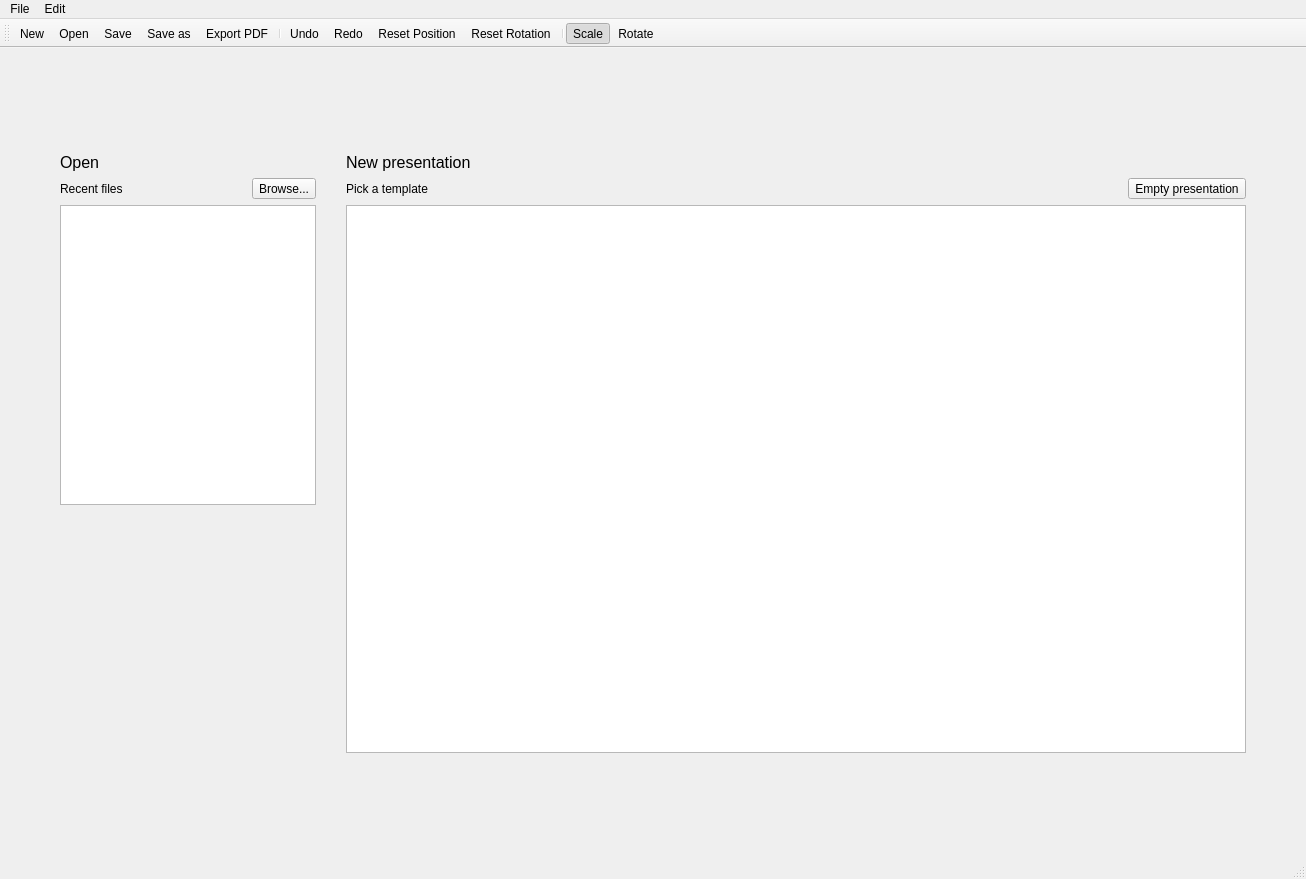
<?xml version="1.0" encoding="UTF-8"?>
<ui version="4.0">
 <class>MainWindow</class>
 <widget class="QMainWindow" name="MainWindow">
  <property name="geometry">
   <rect>
    <x>0</x>
    <y>0</y>
    <width>1306</width>
    <height>879</height>
   </rect>
  </property>
  <property name="windowTitle">
   <string>MainWindow</string>
  </property>
  <widget class="QWidget" name="centralwidget">
   <layout class="QHBoxLayout" name="horizontalLayout">
    <item>
     <widget class="QStackedWidget" name="mainWidget">
      <property name="currentIndex">
       <number>1</number>
      </property>
      <widget class="QWidget" name="page">
       <layout class="QHBoxLayout" name="horizontalLayout_3">
        <item>
         <widget class="QSplitter" name="splitter">
          <property name="orientation">
           <enum>Qt::Horizontal</enum>
          </property>
          <widget class="QWidget" name="layoutWidget">
           <layout class="QHBoxLayout" name="editor"/>
          </widget>
          <widget class="QWidget" name="layoutWidget">
           <layout class="QVBoxLayout" name="paint">
            <property name="topMargin">
             <number>1</number>
            </property>
            <item>
             <widget class="SlideWidget" name="slideWidget" native="true">
              <property name="sizePolicy">
               <sizepolicy hsizetype="MinimumExpanding" vsizetype="MinimumExpanding">
                <horstretch>0</horstretch>
                <verstretch>0</verstretch>
               </sizepolicy>
              </property>
              <property name="minimumSize">
               <size>
                <width>0</width>
                <height>200</height>
               </size>
              </property>
              <property name="focusPolicy">
               <enum>Qt::StrongFocus</enum>
              </property>
             </widget>
            </item>
            <item>
             <spacer name="verticalSpacer">
              <property name="orientation">
               <enum>Qt::Vertical</enum>
              </property>
              <property name="sizeType">
               <enum>QSizePolicy::Preferred</enum>
              </property>
              <property name="sizeHint" stdset="0">
               <size>
                <width>20</width>
                <height>40</height>
               </size>
              </property>
             </spacer>
            </item>
            <item>
             <widget class="QListView" name="pagePreview">
              <property name="sizePolicy">
               <sizepolicy hsizetype="Expanding" vsizetype="Fixed">
                <horstretch>0</horstretch>
                <verstretch>0</verstretch>
               </sizepolicy>
              </property>
              <property name="minimumSize">
               <size>
                <width>0</width>
                <height>180</height>
               </size>
              </property>
              <property name="isWrapping" stdset="0">
               <bool>false</bool>
              </property>
              <property name="spacing">
               <number>0</number>
              </property>
              <property name="gridSize">
               <size>
                <width>213</width>
                <height>150</height>
               </size>
              </property>
              <property name="viewMode">
               <enum>QListView::IconMode</enum>
              </property>
             </widget>
            </item>
           </layout>
          </widget>
         </widget>
        </item>
       </layout>
      </widget>
      <widget class="QWidget" name="page_2">
       <layout class="QGridLayout" name="gridLayout">
        <item row="1" column="1" rowspan="2">
         <layout class="QHBoxLayout" name="horizontalLayout_7">
          <property name="spacing">
           <number>30</number>
          </property>
          <item>
           <layout class="QVBoxLayout" name="verticalLayout">
            <property name="spacing">
             <number>6</number>
            </property>
            <item>
             <widget class="QLabel" name="label_5">
              <property name="font">
               <font>
                <pointsize>12</pointsize>
               </font>
              </property>
              <property name="text">
               <string>Open</string>
              </property>
             </widget>
            </item>
            <item>
             <layout class="QHBoxLayout" name="horizontalLayout_2">
              <item>
               <widget class="QLabel" name="label_6">
                <property name="text">
                 <string>Recent files</string>
                </property>
               </widget>
              </item>
              <item>
               <widget class="QToolButton" name="toolButtonOpen">
                <property name="text">
                 <string>Browse...</string>
                </property>
                <property name="icon">
                 <iconset theme="document-open">
                  <normaloff>.</normaloff>.</iconset>
                </property>
                <property name="toolButtonStyle">
                 <enum>Qt::ToolButtonTextBesideIcon</enum>
                </property>
               </widget>
              </item>
             </layout>
            </item>
            <item>
             <widget class="QListWidget" name="openRecent_listWidget">
              <property name="sizePolicy">
               <sizepolicy hsizetype="Fixed" vsizetype="Fixed">
                <horstretch>0</horstretch>
                <verstretch>0</verstretch>
               </sizepolicy>
              </property>
              <property name="minimumSize">
               <size>
                <width>250</width>
                <height>300</height>
               </size>
              </property>
              <property name="cursor" stdset="0">
               <cursorShape>PointingHandCursor</cursorShape>
              </property>
             </widget>
            </item>
            <item>
             <spacer name="verticalSpacer_6">
              <property name="orientation">
               <enum>Qt::Vertical</enum>
              </property>
              <property name="sizeHint" stdset="0">
               <size>
                <width>20</width>
                <height>40</height>
               </size>
              </property>
             </spacer>
            </item>
           </layout>
          </item>
          <item>
           <layout class="QVBoxLayout" name="verticalLayout_2">
            <property name="spacing">
             <number>3</number>
            </property>
            <item>
             <widget class="QWidget" name="widget" native="true">
              <property name="minimumSize">
               <size>
                <width>0</width>
                <height>600</height>
               </size>
              </property>
              <property name="maximumSize">
               <size>
                <width>900</width>
                <height>600</height>
               </size>
              </property>
              <layout class="QVBoxLayout" name="verticalLayout_3">
               <property name="spacing">
                <number>6</number>
               </property>
               <property name="leftMargin">
                <number>0</number>
               </property>
               <property name="topMargin">
                <number>0</number>
               </property>
               <property name="rightMargin">
                <number>0</number>
               </property>
               <property name="bottomMargin">
                <number>0</number>
               </property>
               <item>
                <widget class="QLabel" name="label">
                 <property name="font">
                  <font>
                   <pointsize>12</pointsize>
                  </font>
                 </property>
                 <property name="text">
                  <string>New presentation</string>
                 </property>
                </widget>
               </item>
               <item>
                <layout class="QHBoxLayout" name="horizontalLayout_8" stretch="0,1,0">
                 <item>
                  <widget class="QLabel" name="label_7">
                   <property name="text">
                    <string>Pick a template</string>
                   </property>
                  </widget>
                 </item>
                 <item>
                  <spacer name="horizontalSpacer_2">
                   <property name="orientation">
                    <enum>Qt::Horizontal</enum>
                   </property>
                   <property name="sizeType">
                    <enum>QSizePolicy::Preferred</enum>
                   </property>
                   <property name="sizeHint" stdset="0">
                    <size>
                     <width>40</width>
                     <height>20</height>
                    </size>
                   </property>
                  </spacer>
                 </item>
                 <item>
                  <widget class="QToolButton" name="emptPresentationButton">
                   <property name="text">
                    <string>Empty presentation</string>
                   </property>
                   <property name="icon">
                    <iconset theme="document-new">
                     <normaloff>.</normaloff>.</iconset>
                   </property>
                   <property name="toolButtonStyle">
                    <enum>Qt::ToolButtonTextBesideIcon</enum>
                   </property>
                  </widget>
                 </item>
                </layout>
               </item>
               <item>
                <widget class="QListView" name="templateList">
                 <property name="sizePolicy">
                  <sizepolicy hsizetype="Expanding" vsizetype="Expanding">
                   <horstretch>0</horstretch>
                   <verstretch>0</verstretch>
                  </sizepolicy>
                 </property>
                 <property name="cursor" stdset="0">
                  <cursorShape>PointingHandCursor</cursorShape>
                 </property>
                </widget>
               </item>
              </layout>
             </widget>
            </item>
           </layout>
          </item>
         </layout>
        </item>
        <item row="2" column="2">
         <spacer name="horizontalSpacer_4">
          <property name="orientation">
           <enum>Qt::Horizontal</enum>
          </property>
          <property name="sizeType">
           <enum>QSizePolicy::Maximum</enum>
          </property>
          <property name="sizeHint" stdset="0">
           <size>
            <width>40</width>
            <height>20</height>
           </size>
          </property>
         </spacer>
        </item>
        <item row="0" column="1">
         <spacer name="verticalSpacer_3">
          <property name="orientation">
           <enum>Qt::Vertical</enum>
          </property>
          <property name="sizeType">
           <enum>QSizePolicy::MinimumExpanding</enum>
          </property>
          <property name="sizeHint" stdset="0">
           <size>
            <width>20</width>
            <height>47</height>
           </size>
          </property>
         </spacer>
        </item>
        <item row="3" column="1">
         <spacer name="verticalSpacer_4">
          <property name="orientation">
           <enum>Qt::Vertical</enum>
          </property>
          <property name="sizeType">
           <enum>QSizePolicy::MinimumExpanding</enum>
          </property>
          <property name="sizeHint" stdset="0">
           <size>
            <width>20</width>
            <height>47</height>
           </size>
          </property>
         </spacer>
        </item>
        <item row="1" column="0">
         <spacer name="horizontalSpacer_3">
          <property name="orientation">
           <enum>Qt::Horizontal</enum>
          </property>
          <property name="sizeType">
           <enum>QSizePolicy::Maximum</enum>
          </property>
          <property name="sizeHint" stdset="0">
           <size>
            <width>40</width>
            <height>20</height>
           </size>
          </property>
         </spacer>
        </item>
       </layout>
      </widget>
      <widget class="QWidget" name="create_project">
       <layout class="QGridLayout" name="gridLayout_2">
        <item row="0" column="1">
         <spacer name="verticalSpacer_5">
          <property name="orientation">
           <enum>Qt::Vertical</enum>
          </property>
          <property name="sizeHint" stdset="0">
           <size>
            <width>20</width>
            <height>232</height>
           </size>
          </property>
         </spacer>
        </item>
        <item row="1" column="0">
         <spacer name="horizontalSpacer_6">
          <property name="orientation">
           <enum>Qt::Horizontal</enum>
          </property>
          <property name="sizeHint" stdset="0">
           <size>
            <width>382</width>
            <height>20</height>
           </size>
          </property>
         </spacer>
        </item>
        <item row="1" column="1" rowspan="2" colspan="3">
         <widget class="QWidget" name="widget_2" native="true">
          <property name="minimumSize">
           <size>
            <width>500</width>
            <height>2</height>
           </size>
          </property>
          <property name="maximumSize">
           <size>
            <width>500</width>
            <height>16777215</height>
           </size>
          </property>
          <layout class="QVBoxLayout" name="verticalLayout_7">
           <property name="spacing">
            <number>30</number>
           </property>
           <item>
            <widget class="QLabel" name="create_project_label">
             <property name="font">
              <font>
               <pointsize>12</pointsize>
              </font>
             </property>
             <property name="text">
              <string>Create Presentation</string>
             </property>
            </widget>
           </item>
           <item>
            <layout class="QFormLayout" name="formLayout">
             <property name="horizontalSpacing">
              <number>20</number>
             </property>
             <property name="verticalSpacing">
              <number>20</number>
             </property>
             <item row="0" column="0">
              <widget class="QLabel" name="label_8">
               <property name="text">
                <string>Base directory</string>
               </property>
              </widget>
             </item>
             <item row="0" column="1">
              <layout class="QHBoxLayout" name="horizontalLayout_6">
               <item>
                <widget class="QLineEdit" name="label_folder"/>
               </item>
               <item>
                <widget class="QPushButton" name="change_directory_button">
                 <property name="text">
                  <string/>
                 </property>
                 <property name="icon">
                  <iconset resource="../files.qrc">
                   <normaloff>:/icons/document-open.svg</normaloff>:/icons/document-open.svg</iconset>
                 </property>
                </widget>
               </item>
              </layout>
             </item>
             <item row="1" column="0">
              <widget class="QLabel" name="label_3">
               <property name="text">
                <string>Project name</string>
               </property>
              </widget>
             </item>
             <item row="1" column="1">
              <widget class="QLineEdit" name="project_name_lineEdit">
               <property name="placeholderText">
                <string>e.g. MyPresentation</string>
               </property>
              </widget>
             </item>
            </layout>
           </item>
           <item>
            <layout class="QHBoxLayout" name="horizontalLayout_9">
             <item>
              <widget class="QPushButton" name="back_button">
               <property name="text">
                <string>Back</string>
               </property>
               <property name="icon">
                <iconset theme="go-previous">
                 <normaloff>.</normaloff>.</iconset>
               </property>
              </widget>
             </item>
             <item>
              <spacer name="horizontalSpacer">
               <property name="orientation">
                <enum>Qt::Horizontal</enum>
               </property>
               <property name="sizeHint" stdset="0">
                <size>
                 <width>40</width>
                 <height>20</height>
                </size>
               </property>
              </spacer>
             </item>
             <item>
              <widget class="QPushButton" name="create_project_button">
               <property name="text">
                <string>Create</string>
               </property>
              </widget>
             </item>
            </layout>
           </item>
          </layout>
         </widget>
        </item>
        <item row="1" column="4">
         <spacer name="horizontalSpacer_5">
          <property name="orientation">
           <enum>Qt::Horizontal</enum>
          </property>
          <property name="sizeHint" stdset="0">
           <size>
            <width>382</width>
            <height>20</height>
           </size>
          </property>
         </spacer>
        </item>
        <item row="3" column="2">
         <spacer name="verticalSpacer_7">
          <property name="orientation">
           <enum>Qt::Vertical</enum>
          </property>
          <property name="sizeHint" stdset="0">
           <size>
            <width>20</width>
            <height>231</height>
           </size>
          </property>
         </spacer>
        </item>
       </layout>
      </widget>
      <widget class="QWidget" name="page_3">
       <widget class="QStackedWidget" name="mainWidget_2">
        <property name="geometry">
         <rect>
          <x>0</x>
          <y>-10</y>
          <width>1281</width>
          <height>604</height>
         </rect>
        </property>
        <property name="currentIndex">
         <number>0</number>
        </property>
        <widget class="QWidget" name="page_4">
         <layout class="QHBoxLayout" name="horizontalLayout_4">
          <item>
           <widget class="QSplitter" name="splitter_2">
            <property name="orientation">
             <enum>Qt::Horizontal</enum>
            </property>
            <widget class="QWidget" name="layoutWidget_2">
             <layout class="QHBoxLayout" name="editor_2"/>
            </widget>
            <widget class="QWidget" name="layoutWidget_3">
             <layout class="QVBoxLayout" name="paint_2">
              <property name="topMargin">
               <number>1</number>
              </property>
              <item>
               <widget class="SlideWidget" name="slideWidget_2" native="true">
                <property name="sizePolicy">
                 <sizepolicy hsizetype="MinimumExpanding" vsizetype="MinimumExpanding">
                  <horstretch>0</horstretch>
                  <verstretch>0</verstretch>
                 </sizepolicy>
                </property>
                <property name="minimumSize">
                 <size>
                  <width>0</width>
                  <height>200</height>
                 </size>
                </property>
                <property name="focusPolicy">
                 <enum>Qt::StrongFocus</enum>
                </property>
               </widget>
              </item>
              <item>
               <spacer name="verticalSpacer_2">
                <property name="orientation">
                 <enum>Qt::Vertical</enum>
                </property>
                <property name="sizeType">
                 <enum>QSizePolicy::Preferred</enum>
                </property>
                <property name="sizeHint" stdset="0">
                 <size>
                  <width>20</width>
                  <height>40</height>
                 </size>
                </property>
               </spacer>
              </item>
              <item>
               <widget class="QListView" name="pagePreview_2">
                <property name="sizePolicy">
                 <sizepolicy hsizetype="Expanding" vsizetype="Fixed">
                  <horstretch>0</horstretch>
                  <verstretch>0</verstretch>
                 </sizepolicy>
                </property>
                <property name="minimumSize">
                 <size>
                  <width>0</width>
                  <height>180</height>
                 </size>
                </property>
                <property name="isWrapping" stdset="0">
                 <bool>false</bool>
                </property>
                <property name="spacing">
                 <number>0</number>
                </property>
                <property name="gridSize">
                 <size>
                  <width>213</width>
                  <height>150</height>
                 </size>
                </property>
                <property name="viewMode">
                 <enum>QListView::IconMode</enum>
                </property>
               </widget>
              </item>
             </layout>
            </widget>
           </widget>
          </item>
         </layout>
        </widget>
        <widget class="QWidget" name="page_5">
         <layout class="QVBoxLayout" name="verticalLayout_4">
          <item>
           <layout class="QHBoxLayout" name="horizontalLayout_5">
            <item>
             <layout class="QVBoxLayout" name="verticalLayout_5">
              <item>
               <widget class="QPushButton" name="pushButtonNew_2">
                <property name="text">
                 <string>New</string>
                </property>
               </widget>
              </item>
              <item>
               <widget class="QPushButton" name="pushButtonOpen_2">
                <property name="text">
                 <string>Open</string>
                </property>
               </widget>
              </item>
             </layout>
            </item>
            <item>
             <layout class="QVBoxLayout" name="verticalLayout_6">
              <item>
               <widget class="QLabel" name="label_2">
                <property name="text">
                 <string>Open New from Template</string>
                </property>
               </widget>
              </item>
              <item>
               <widget class="QListView" name="templateList_2"/>
              </item>
             </layout>
            </item>
           </layout>
          </item>
         </layout>
        </widget>
        <widget class="QWidget" name="create_new_project">
         <widget class="QLabel" name="create_new_project_error_label">
          <property name="geometry">
           <rect>
            <x>530</x>
            <y>243</y>
            <width>231</width>
            <height>31</height>
           </rect>
          </property>
          <property name="text">
           <string/>
          </property>
         </widget>
        </widget>
        <widget class="QWidget" name="page_6"/>
       </widget>
      </widget>
     </widget>
    </item>
   </layout>
  </widget>
  <widget class="QMenuBar" name="menubar">
   <property name="geometry">
    <rect>
     <x>0</x>
     <y>0</y>
     <width>1306</width>
     <height>36</height>
    </rect>
   </property>
   <widget class="QMenu" name="menufile">
    <property name="title">
     <string>File</string>
    </property>
    <widget class="QMenu" name="menuOpen_Recent">
     <property name="title">
      <string>Open Recent</string>
     </property>
     <property name="icon">
      <iconset theme="document-open-recent">
       <normaloff>.</normaloff>.</iconset>
     </property>
    </widget>
    <addaction name="actionNew"/>
    <addaction name="actionOpen"/>
    <addaction name="menuOpen_Recent"/>
    <addaction name="actionSave"/>
    <addaction name="actionSave_as"/>
    <addaction name="actionCreatePDF"/>
    <addaction name="actionExport_PDF_as"/>
    <addaction name="actionExport_PDF_Handout"/>
    <addaction name="actionExport_PDF_Handout_as"/>
   </widget>
   <widget class="QMenu" name="menuEdit">
    <property name="title">
     <string>Edit</string>
    </property>
    <addaction name="separator"/>
    <addaction name="actionReload_Resources"/>
    <addaction name="actionClean_Configurations"/>
   </widget>
   <addaction name="menufile"/>
   <addaction name="menuEdit"/>
  </widget>
  <widget class="QStatusBar" name="statusbar"/>
  <widget class="QToolBar" name="toolBar">
   <property name="windowTitle">
    <string>toolBar</string>
   </property>
   <property name="toolButtonStyle">
    <enum>Qt::ToolButtonTextUnderIcon</enum>
   </property>
   <attribute name="toolBarArea">
    <enum>TopToolBarArea</enum>
   </attribute>
   <attribute name="toolBarBreak">
    <bool>false</bool>
   </attribute>
   <addaction name="actionNew"/>
   <addaction name="actionOpen"/>
   <addaction name="actionSave"/>
   <addaction name="actionSave_as"/>
   <addaction name="actionCreatePDF"/>
   <addaction name="separator"/>
   <addaction name="actionUndo"/>
   <addaction name="actionRedo"/>
   <addaction name="actionReset_Position"/>
   <addaction name="actionReset_Angle"/>
   <addaction name="separator"/>
   <addaction name="actionTranslate"/>
   <addaction name="actionRotate"/>
  </widget>
  <action name="actionCreatePDF">
   <property name="icon">
    <iconset resource="../files.qrc">
     <normaloff>:/icons/pdflatex.svg</normaloff>:/icons/pdflatex.svg</iconset>
   </property>
   <property name="text">
    <string>Export PDF</string>
   </property>
   <property name="toolTip">
    <string>create PDF</string>
   </property>
   <property name="shortcut">
    <string>Ctrl+E</string>
   </property>
  </action>
  <action name="actionTranslate">
   <property name="checkable">
    <bool>true</bool>
   </property>
   <property name="checked">
    <bool>true</bool>
   </property>
   <property name="icon">
    <iconset theme="transform-move" resource="../files.qrc">
     <normaloff>:/icons/transform-move.svg</normaloff>:/icons/transform-move.svg</iconset>
   </property>
   <property name="text">
    <string>Scale</string>
   </property>
  </action>
  <action name="actionRotate">
   <property name="checkable">
    <bool>true</bool>
   </property>
   <property name="enabled">
    <bool>true</bool>
   </property>
   <property name="icon">
    <iconset theme="object-rotate-right" resource="../files.qrc">
     <normaloff>:/icons/object-rotate-right.svg</normaloff>:/icons/object-rotate-right.svg</iconset>
   </property>
   <property name="text">
    <string>Rotate</string>
   </property>
  </action>
  <action name="actionNew">
   <property name="icon">
    <iconset theme="document-new" resource="../files.qrc">
     <normaloff>:/icons/document-new.svg</normaloff>:/icons/document-new.svg</iconset>
   </property>
   <property name="text">
    <string>New</string>
   </property>
   <property name="shortcut">
    <string>Ctrl+N</string>
   </property>
  </action>
  <action name="actionOpen">
   <property name="icon">
    <iconset theme="document-open" resource="../files.qrc">
     <normaloff>:/icons/document-open.svg</normaloff>:/icons/document-open.svg</iconset>
   </property>
   <property name="text">
    <string>Open</string>
   </property>
   <property name="shortcut">
    <string>Ctrl+O</string>
   </property>
  </action>
  <action name="actionReload_Resources">
   <property name="icon">
    <iconset theme="edit-download" resource="../files.qrc">
     <normaloff>:/icons/edit-download.svg</normaloff>:/icons/edit-download.svg</iconset>
   </property>
   <property name="text">
    <string>Reload Resources</string>
   </property>
  </action>
  <action name="actionExport_PDF_as">
   <property name="icon">
    <iconset theme="document-export" resource="../files.qrc">
     <normaloff>:/icons/document-export.svg</normaloff>:/icons/document-export.svg</iconset>
   </property>
   <property name="text">
    <string>Export PDF as</string>
   </property>
   <property name="shortcut">
    <string>Ctrl+Shift+E</string>
   </property>
  </action>
  <action name="actionReset_Position">
   <property name="icon">
    <iconset theme="edit-reset" resource="../files.qrc">
     <normaloff>:/icons/edit-reset.svg</normaloff>:/icons/edit-reset.svg</iconset>
   </property>
   <property name="text">
    <string>Reset Position</string>
   </property>
   <property name="toolTip">
    <string>Reset position of an element</string>
   </property>
  </action>
  <action name="actionClean_Configurations">
   <property name="icon">
    <iconset theme="edit-clear-history" resource="../files.qrc">
     <normaloff>:/icons/edit-clear-all.svg</normaloff>:/icons/edit-clear-all.svg</iconset>
   </property>
   <property name="text">
    <string>Clean Configurations</string>
   </property>
  </action>
  <action name="actionUndo">
   <property name="icon">
    <iconset theme="edit-undo" resource="../files.qrc">
     <normaloff>:/icons/edit-undo.svg</normaloff>:/icons/edit-undo.svg</iconset>
   </property>
   <property name="text">
    <string>Undo</string>
   </property>
  </action>
  <action name="actionRedo">
   <property name="icon">
    <iconset theme="edit-redo" resource="../files.qrc">
     <normaloff>:/icons/edit-redo.svg</normaloff>:/icons/edit-redo.svg</iconset>
   </property>
   <property name="text">
    <string>Redo</string>
   </property>
  </action>
  <action name="actionSave">
   <property name="icon">
    <iconset theme="document-save" resource="../files.qrc">
     <normaloff>:/icons/document-save.svg</normaloff>:/icons/document-save.svg</iconset>
   </property>
   <property name="text">
    <string>Save</string>
   </property>
   <property name="shortcut">
    <string>Ctrl+S</string>
   </property>
  </action>
  <action name="actionSave_as">
   <property name="icon">
    <iconset theme="document-save-as" resource="../files.qrc">
     <normaloff>:/icons/document-save-as.svg</normaloff>:/icons/document-save-as.svg</iconset>
   </property>
   <property name="text">
    <string>Save as</string>
   </property>
   <property name="shortcut">
    <string>Ctrl+Shift+S</string>
   </property>
  </action>
  <action name="actionExport_PDF_Handout">
   <property name="text">
    <string>Export PDF Handout</string>
   </property>
  </action>
  <action name="actionExport_PDF_Handout_as">
   <property name="text">
    <string>Export PDF Handout as</string>
   </property>
  </action>
  <action name="actionNew_From_Template">
   <property name="icon">
    <iconset theme="document-new-from-template">
     <normaloff>.</normaloff>.</iconset>
   </property>
   <property name="text">
    <string>New From Template</string>
   </property>
   <property name="shortcut">
    <string>Ctrl+Shift+N</string>
   </property>
  </action>
  <action name="actionopenRecent">
   <property name="icon">
    <iconset theme="document-open-recent">
     <normaloff>.</normaloff>.</iconset>
   </property>
   <property name="text">
    <string>open recent</string>
   </property>
   <property name="toolTip">
    <string>open recent</string>
   </property>
  </action>
  <action name="actionReset_Angle">
   <property name="icon">
    <iconset theme="chronometer-reset">
     <normaloff>.</normaloff>.</iconset>
   </property>
   <property name="text">
    <string>Reset Rotation</string>
   </property>
   <property name="toolTip">
    <string>Reset rotation of an element</string>
   </property>
  </action>
 </widget>
 <customwidgets>
  <customwidget>
   <class>SlideWidget</class>
   <extends>QWidget</extends>
   <header location="global">slidewidget.h</header>
   <container>1</container>
  </customwidget>
 </customwidgets>
 <tabstops>
  <tabstop>slideWidget</tabstop>
  <tabstop>project_name_lineEdit</tabstop>
  <tabstop>create_project_button</tabstop>
  <tabstop>back_button</tabstop>
  <tabstop>change_directory_button</tabstop>
  <tabstop>slideWidget_2</tabstop>
  <tabstop>pagePreview_2</tabstop>
  <tabstop>pushButtonNew_2</tabstop>
  <tabstop>pushButtonOpen_2</tabstop>
  <tabstop>pagePreview</tabstop>
  <tabstop>templateList_2</tabstop>
  <tabstop>openRecent_listWidget</tabstop>
 </tabstops>
 <resources>
  <include location="../files.qrc"/>
 </resources>
 <connections/>
</ui>
